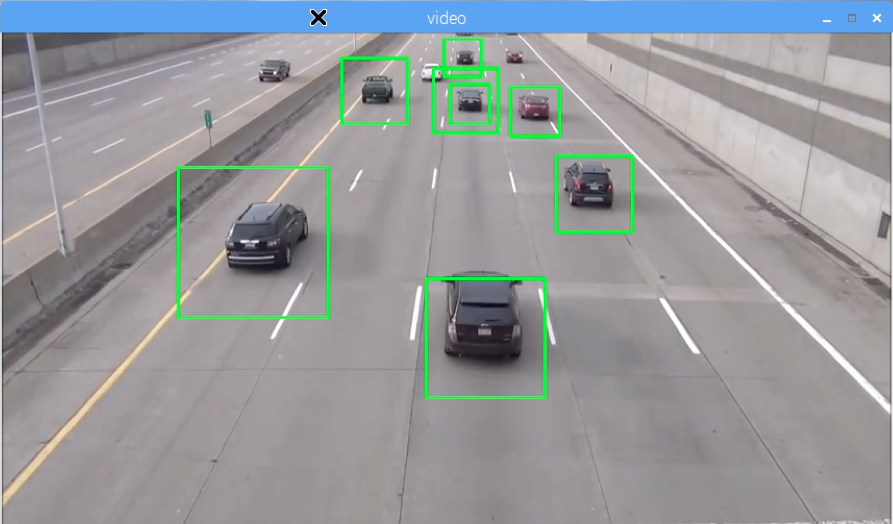
#> input picture example.png, 893 x 524 px, given in place of video.mp4, which was not available
$ python main.py
#> lines starting #> are read from the running program, lines starting #| are printed output that depends on the picture; after the words box and inside, x2 and y2 are one past the last pixel; in counts of white or black regions, pixels touching at a corner belong together; pictures that were not available may be replaced by others from this repository, and a replacement may not be noted
#> further down, frame1 is the input picture: shape (524, 893, 3); mean B, G, R 156.7, 153.4, 150.1
import cv2
import numpy as np
from time import sleep, time
from sklearn.linear_model import LinearRegression
# Parameters
largura_min = 80  # Minimum rectangle width for vehicle detection
altura_min = 80   # Minimum rectangle height for vehicle detection
offset = 6        # Offset for line crossing detection
pos_linha = 550   # Line position for vehicle counting
delay = 60        # Video frame delay (for simulation)
speed_estimation_interval = 5  # Interval to estimate speed (in frames)
model = LinearRegression()

# Example historical data (you can collect more as the code runs)
# X: Time intervals (in frames), Y: Vehicle counts
X_train = np.array([1, 2, 3, 4, 5]).reshape(-1, 1)  # Replace with actual historical intervals
y_train = np.array([10, 15, 18, 20, 22])  # Replace with actual historical counts


def generate_heatmap(frame, detec):
    """Generate a heatmap showing traffic density."""
    heatmap = np.zeros((frame.shape[0], frame.shape[1]), dtype=np.uint8)

    # Increment pixel values where vehicles are detected
    for (x, y) in detec:
        cv2.circle(heatmap, (x, y), 20, (255), -1)  # Adjust radius for heatmap spread
#> heatmap: shape (524, 893); every value is 0

    # Apply color map to the heatmap
    heatmap_colored = cv2.applyColorMap(heatmap, cv2.COLORMAP_JET)

    # Blend the original frame with the heatmap
    blended_frame = cv2.addWeighted(frame, 0.7, heatmap_colored, 0.3, 0)
    return blended_frame

# Train the model (update with new data over time)
model.fit(X_train, y_train)

def predict_vehicle_flow(current_frame_count):
    """Predict vehicle count for future frames."""
    prediction = model.predict(np.array([[current_frame_count + 1]]))
    return int(prediction[0])
# Detection lists and counters
detec_cam1 = []
detec_cam2 = []
carros_cam1 = 0
carros_cam2 = 0
vehicle_speed_cam1 = []
vehicle_speed_cam2 = []
emergency_detected_cam1 = False
emergency_detected_cam2 = False

# Log file setup
log_file = open("traffic_log.txt", "w")
weather_condition = "rainy"  # Options: "clear", "rainy"
num_lanes = 3
lane_positions = [350, 550, 750]  # Hypothetical lane positions
lane_counts = [0] * num_lanes     # Vehicle counts per lane
lane_speeds = [[] for _ in range(num_lanes)]
# Color detection thresholds (in HSV)
color_ranges = {
    'red': [(0, 100, 100), (10, 255, 255)],
    'blue': [(94, 80, 2), (126, 255, 255)],
    'green': [(40, 40, 40), (70, 255, 255)]
}
vehicle_colors = {'red': 0, 'blue': 0, 'green': 0}

# Function to detect vehicle color
# [30 lines left out: functions detect_vehicle_color, adjust_speed_for_weather, calculate_traffic_densityy, get_center, not called in this run]

# Calculate FPS
def calculate_fps(prev_time):
    curr_time = time()
    fps = 1 / (curr_time - prev_time)
    return curr_time, fps

# Estimate vehicle speed (placeholder logic, can be adjusted)
def estimate_speed(x, previous_x):
    speed = abs(x - previous_x) * 0.1  # Basic speed estimation based on x-movement
    return speed

# Classify vehicle type based on bounding box size
# [30 lines left out: functions classify_vehicle, detect_emergency_vehicle, not called in this run]

# Centroid tracker for vehicles
class CentroidTracker:
    # [10 lines left out: functions __init__, register, not called in this run]

    def deregister(self, object_id):
        del self.objects[object_id]
        del self.disappeared[object_id]

    # [49 lines left out: function update, not called in this run]

# Add tracking to vehicle detection

vehicle_counts = {
    "Car": 0,
    "Truck": 0,
    "Bike": 0
}
# [10 lines left out: function classify_vehicle, not called in this run]


def calculate_traffic_density(count_cam1, count_cam2):
    # Calculate the difference in vehicle counts
    count_difference = count_cam2 - count_cam1
    # Calculate density as a percentage of the maximum expected count
    max_expected_count = 100  # You can adjust this based on your context
    density_percentage = (count_difference / max_expected_count) * 100
    return density_percentage if density_percentage > 0 else 0  # Avoid negative densities


# [5 lines left out: function classify_lane, not called in this run]

# Process each frame and detect vehicles
def process_frame(frame, detec, carros, pos_linha, vehicle_speeds, frame_count, emergency_detected):
    global vehicle_counts  # Declare vehicle_counts as global if defined outside
    adjusted_speed = 0.0

    # Heatmap generation
    heatmap_frame = generate_heatmap(frame, detec)

    grey = cv2.cvtColor(frame, cv2.COLOR_BGR2GRAY)
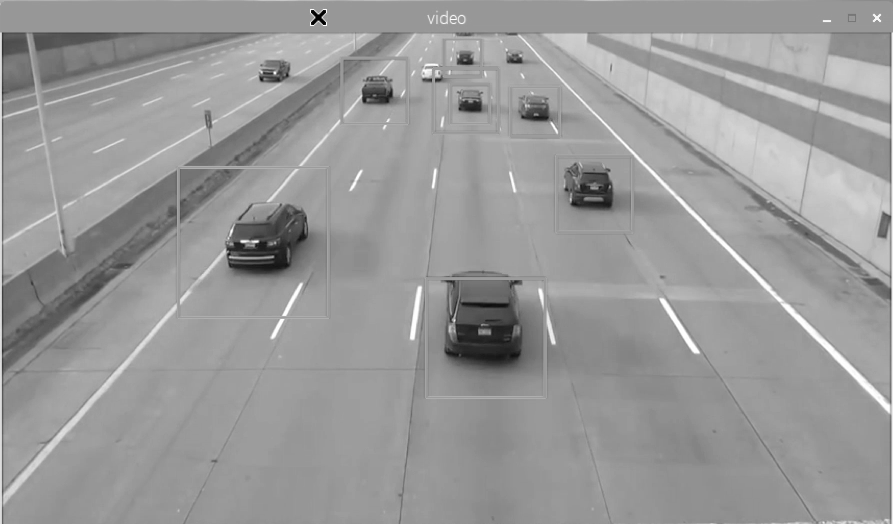
#> grey: shape (524, 893); min 0, max 255, mean 152.8
    blur = cv2.GaussianBlur(grey, (3, 3), 5)
    img_sub = subtracao.apply(blur)
    dilat = cv2.dilate(img_sub, np.ones((5, 5)))
    kernel = cv2.getStructuringElement(cv2.MORPH_ELLIPSE, (5, 5))
    dilatada = cv2.morphologyEx(dilat, cv2.MORPH_CLOSE, kernel)

    contorno, h = cv2.findContours(dilatada, cv2.RETR_TREE, cv2.CHAIN_APPROX_SIMPLE)
#> contorno = []; h = None
    cv2.line(heatmap_frame, (25, pos_linha), (1200, pos_linha), (176, 130, 39), 2)

    frame_height, frame_width, _ = frame.shape
#> frame_height = 524; frame_width = 893

    # Prediction based on current frame count
    predicted_count = predict_vehicle_flow(carros)
    cv2.putText(heatmap_frame, f"Predicted Count: {predicted_count}", (50, 150),
                cv2.FONT_HERSHEY_SIMPLEX, 0.8, (0, 255, 255), 2)

    for (i, c) in enumerate(contorno):
        (x, y, w, h) = cv2.boundingRect(c)
        validar_contorno = (w >= largura_min) and (h >= altura_min)
        if not validar_contorno:
            continue

        # Detect vehicle color and type
        vehicle_color = detect_vehicle_color(frame[y:y + h, x:x + w])

        # Draw text for vehicle type and color
        cv2.putText(heatmap_frame, vehicle_color, (x, y - 30), cv2.FONT_HERSHEY_SIMPLEX, 0.6, (0, 255, 255), 2)

        # Draw rectangle and find center
        cv2.rectangle(heatmap_frame, (x, y), (x + w, y + h), (0, 255, 0), 2)
        centro = get_center(x, y, w, h)
        detec.append(centro)
        cv2.circle(heatmap_frame, centro, 4, (0, 0, 255), -1)

        # Vehicle speed estimation (every 5 frames)
        if len(detec) > 1 and frame_count % speed_estimation_interval == 0:
            previous_x, previous_y = detec[-2]
            current_speed = estimate_speed(centro[0], previous_x)
            adjusted_speed = adjust_speed_for_weather(current_speed)
            vehicle_speeds.append(adjusted_speed)

        # Check if the vehicle crosses the counting line
        if len(detec) > 1 and frame_count % speed_estimation_interval == 0:
            lane_index = classify_lane(centro[0])

            if previous_y < pos_linha <= centro[1]:  # Vehicle crosses the line downwards
                lane_counts[lane_index] += 1
                lane_speeds[lane_index].append(adjusted_speed)
                log_file.write(f"Lane: {lane_index + 1}, Color: {vehicle_color}, "
                               f"Speed: {adjusted_speed:.2f}, Count: {lane_counts[lane_index]}\n")
#> this loop made 0 passes
#> after the loop, detec = []; lane_counts = [0, 0, 0]; vehicle_speeds = []

    density = calculate_traffic_density(carros_cam1, carros_cam2)
    cv2.putText(heatmap_frame, f"Traffic Density: {density:.2f}%", (50, 200),
                cv2.FONT_HERSHEY_SIMPLEX, 0.6, (0, 255, 255), 2)
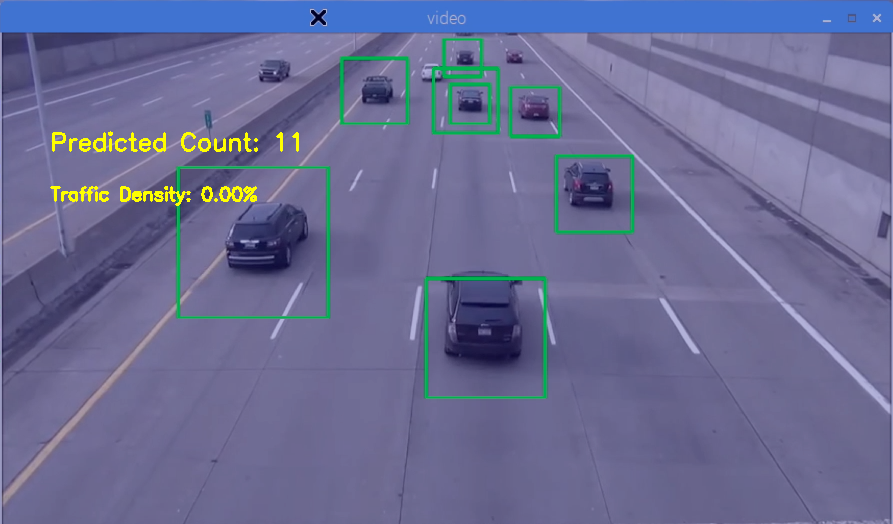
#> heatmap_frame: shape (524, 893, 3); mean B, G, R 147.1, 108.4, 106

    for (x, y) in detec:
        if (y < (pos_linha + offset)) and (y > (pos_linha - offset)):
            vehicle_type = classify_vehicle(w, h)
            print(f"Detected vehicle type: {vehicle_type}")

            # Increment vehicle count based on type
            if vehicle_type in vehicle_counts:
                vehicle_counts[vehicle_type] += 1

            cv2.putText(frame, vehicle_type, (x, y - 10), cv2.FONT_HERSHEY_SIMPLEX, 0.6, (255, 255, 255), 2)

            carros += 1
            cv2.line(frame, (25, pos_linha), (1200, pos_linha), (0, 127, 255), 3)
            detec.remove((x, y))  # Remove the detected vehicle from the list
            print(f"Car detected. Current count: {carros}")
#> after the loop, carros = 0; vehicle_counts = {'Car': 0, 'Truck': 0, 'Bike': 0}

    # Display vehicle counts
    cv2.putText(frame, f"Cars: {vehicle_counts.get('Car', 0)}", (frame_width - 150, 50), cv2.FONT_HERSHEY_SIMPLEX, 0.6, (255, 255, 255), 2)
    cv2.putText(frame, f"Trucks: {vehicle_counts.get('Truck', 0)}", (frame_width - 150, 70), cv2.FONT_HERSHEY_SIMPLEX, 0.6, (255, 255, 255), 2)
    cv2.putText(frame, f"Bikes: {vehicle_counts.get('Bike', 0)}", (frame_width - 150, 90), cv2.FONT_HERSHEY_SIMPLEX, 0.6, (255, 255, 255), 2)
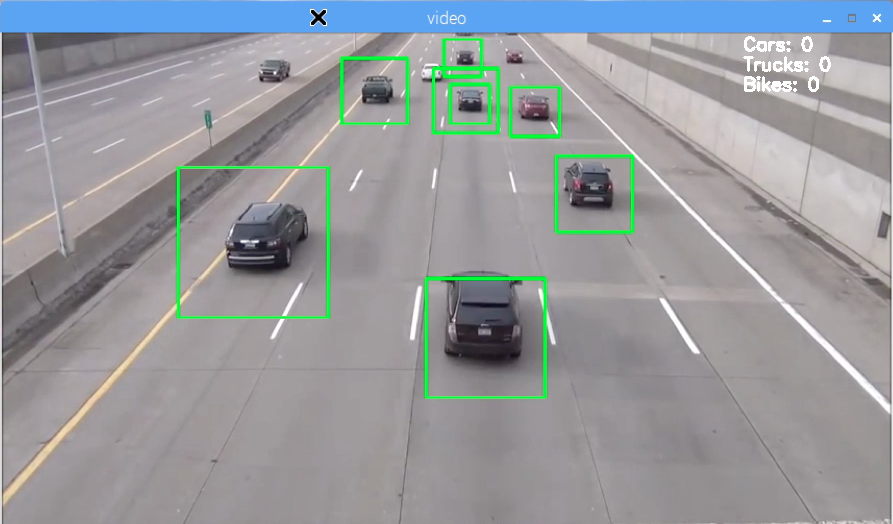
#> frame: shape (524, 893, 3); mean B, G, R 156.9, 153.7, 150.3

    return heatmap_frame, carros, vehicle_speeds, emergency_detected


# Main loop and other parts remain unchanged
cap1 = cv2.VideoCapture('video.mp4')
cap2 = cv2.VideoCapture('video.mp4')

subtracao = cv2.bgsegm.createBackgroundSubtractorMOG()

prev_time = time()

while True:
    ret1, frame1 = cap1.read()
    ret2, frame2 = cap2.read()

    if not ret1 or not ret2:
        break

    # FPS Calculation
    prev_time, fps = calculate_fps(prev_time)

    # Process frames for both cameras
    frame_count = int(cap1.get(cv2.CAP_PROP_POS_FRAMES))  # Frame number
    frame1, carros_cam1, vehicle_speed_cam1, emergency_detected_cam1 = process_frame(
        frame1, detec_cam1, carros_cam1, pos_linha, vehicle_speed_cam1, frame_count, emergency_detected_cam1)
#> carros_cam1 = 0; vehicle_speed_cam1 = []; emergency_detected_cam1 = False
    frame2, carros_cam2, vehicle_speed_cam2, emergency_detected_cam2 = process_frame(
        frame2, detec_cam2, carros_cam2, pos_linha, vehicle_speed_cam2, frame_count, emergency_detected_cam2)
#> in generate_heatmap (call 2), `heatmap_colored = cv2.applyColorMap(heatmap, cv2.COLORMAP_JET)`:
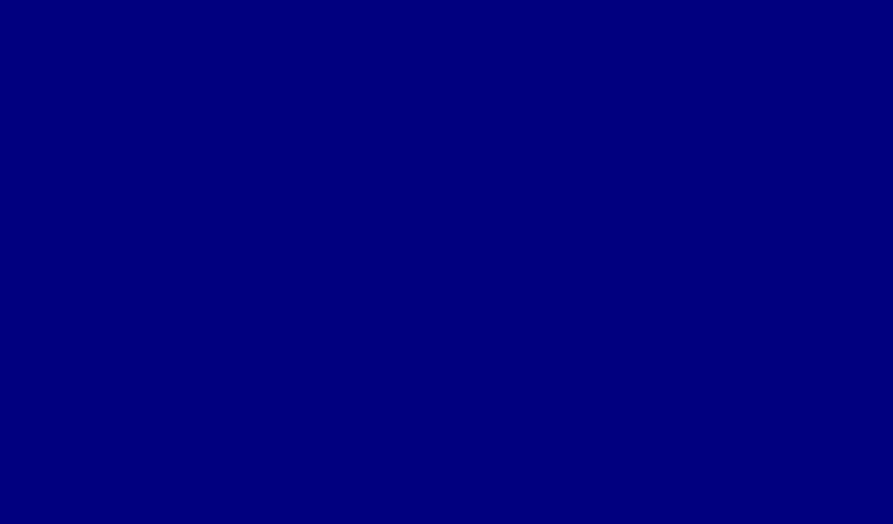
#> heatmap_colored: shape (524, 893, 3); mean B, G, R 128, 0, 0
#> carros_cam2 = 0; vehicle_speed_cam2 = []; emergency_detected_cam2 = False

    # Traffic Status and Congestion Detection
    if carros_cam1 > carros_cam2 + 10:
        traffic_status = "Possible Traffic Jam or Blockage"
    elif carros_cam2 > carros_cam1:
        traffic_status = "Traffic Flowing Smoothly"
    else:
        traffic_status = "Normal Traffic Flow"

    if len(vehicle_speed_cam1) > 0:
        avg_speed_cam1 = sum(vehicle_speed_cam1) / len(vehicle_speed_cam1)
        cv2.putText(frame1, f"Average Speed: {avg_speed_cam1:.2f} km/h", (50, 120), cv2.FONT_HERSHEY_COMPLEX, 1, (0, 255, 0), 2)

    if len(vehicle_speed_cam2) > 0:
        avg_speed_cam2 = sum(vehicle_speed_cam2) / len(vehicle_speed_cam2)
        cv2.putText(frame2, f"Average Speed: {avg_speed_cam2:.2f} km/h", (50, 120), cv2.FONT_HERSHEY_COMPLEX, 1, (0, 255, 0), 2)

    # Display vehicle count, traffic status, and emergency detection on frames
    cv2.putText(frame1, f"CAM1 COUNT: {carros_cam1}", (50, 70), cv2.FONT_HERSHEY_COMPLEX, 2, (0, 0, 255), 4)
    cv2.putText(frame2, f"CAM2 COUNT: {carros_cam2}", (50, 70), cv2.FONT_HERSHEY_COMPLEX, 2, (0, 0, 255), 4)
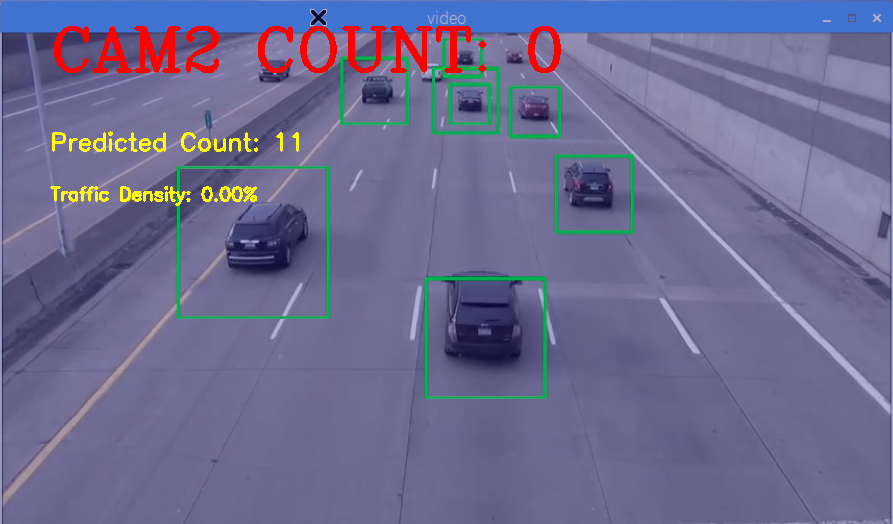
#> frame2: shape (524, 893, 3); 1.59% of pixels changed, all inside (x1, y1, x2, y2) = (54, 26, 561, 73)
    cv2.putText(frame1, f"TRAFFIC STATUS: {traffic_status}", (50, 150), cv2.FONT_HERSHEY_COMPLEX, 2, (255, 0, 0), 4)
    cv2.putText(frame1, f"FPS: {fps:.2f}", (50, 200), cv2.FONT_HERSHEY_SIMPLEX, 1, (255, 255, 0), 2)
    frame_height, frame_width, _ = frame1.shape
#> frame_height = 524; frame_width = 893
    cv2.putText(frame1, f"Cars: {vehicle_counts.get('Car', 0)}", (frame_width - 150, 50), cv2.FONT_HERSHEY_SIMPLEX, 0.6, (255, 255, 255), 2)
    cv2.putText(frame1, f"Trucks: {vehicle_counts.get('Truck', 0)}", (frame_width - 150, 70), cv2.FONT_HERSHEY_SIMPLEX, 0.6, (255, 255, 255), 2)
    cv2.putText(frame1, f"Bikes: {vehicle_counts.get('Bike', 0)}", (frame_width - 150, 90), cv2.FONT_HERSHEY_SIMPLEX, 0.6, (255, 255, 255), 2)
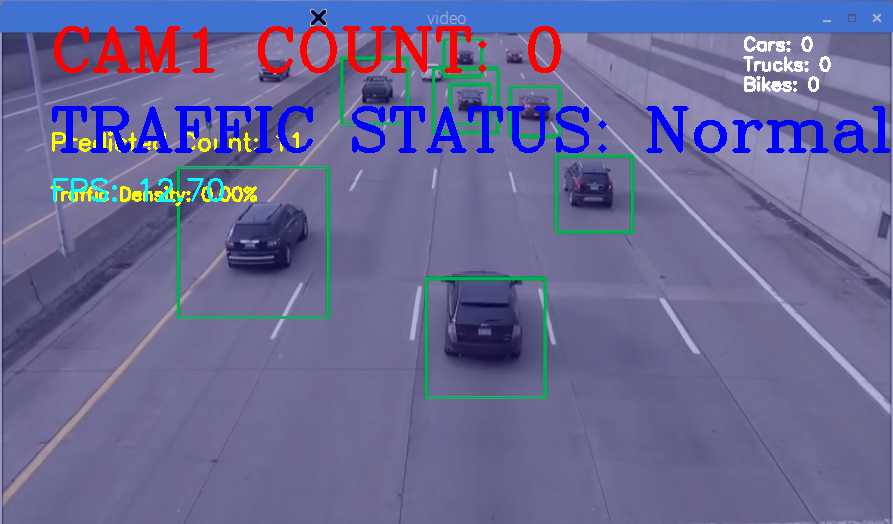
#> frame1: shape (524, 893, 3); mean B, G, R 148.5, 104.2, 105.3


    frame_height, frame_width, _ = frame2.shape
    cv2.putText(frame2, f"Cars: {vehicle_counts.get('Car', 0)}", (frame_width - 150, 50), cv2.FONT_HERSHEY_SIMPLEX, 0.6, (255, 255, 255), 2)
    cv2.putText(frame2, f"Trucks: {vehicle_counts.get('Truck', 0)}", (frame_width - 150, 70), cv2.FONT_HERSHEY_SIMPLEX, 0.6, (255, 255, 255), 2)
    cv2.putText(frame2, f"Bikes: {vehicle_counts.get('Bike', 0)}", (frame_width - 150, 90), cv2.FONT_HERSHEY_SIMPLEX, 0.6, (255, 255, 255), 2)
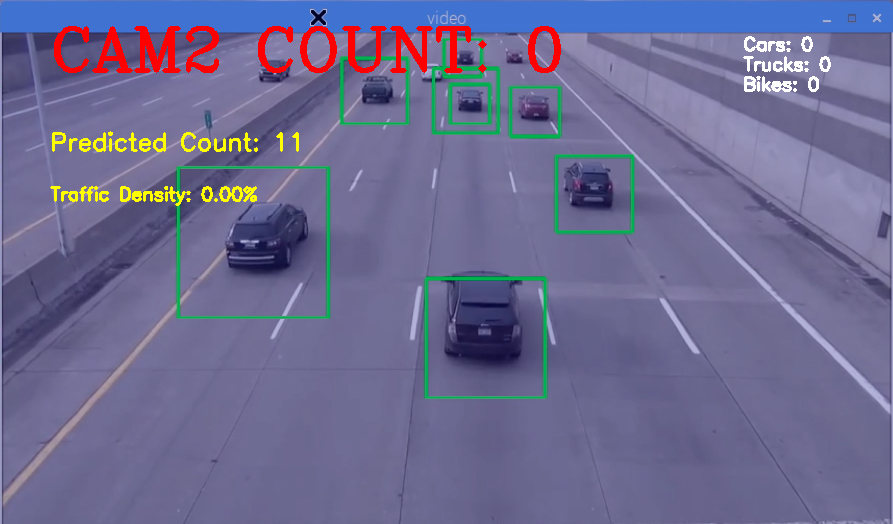
#> frame2: shape (524, 893, 3); mean B, G, R 145, 107.1, 108.9
    # Display frames
    cv2.imshow("Camera 1", frame1)
    cv2.imshow("Camera 2", frame2)

    if cv2.waitKey(1) == 27:
#> (key Esc is pressed here)
        break


cv2.destroyAllWindows()
cap1.release()
cap2.release()
log_file.close()
